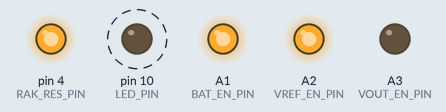
This sketch was run on a simulated Arduino Uno, built with avr-gcc and run on an emulated ATmega328P. Shown: output pins drawn as LEDs (lit = HIGH). Dashed ring = blinking.

Above: at 0.1 s.
Timing chart, 0 to 3.0 s (numbered marks = the images above):
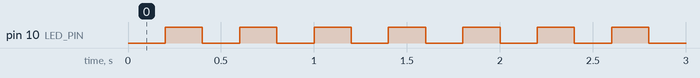

The sketch:

blinky.ino
```cpp
#include <avr/wdt.h>
#include <avr/power.h>
#include "LowPower.h"
#include <AltSoftSerial.h>
#include <EEPROM.h>
#include <CayenneLPP.h>
//#include <stdlib.h>

const uint8_t DIG_PIN[4]    = {3, 2, 0, 1};   // PD0/SCL/INT0, PD1/SDA/INT1, PD2/RXD1/INT2, PD3/TXD1/INT3
const uint8_t RAK_RES_PIN   = 4;   // PD4/ADC8
const uint8_t LED_PIN       = 10;  // PB6/ADC13/PCINT6
const uint8_t BAT_PIN       = A0;  // PF7/ADC7
const uint8_t BAT_EN_PIN    = A1;  // PF6/ADC6
const uint8_t VREF_EN_PIN   = A2;  // PF5/ADC5
const uint8_t VOUT_EN_PIN   = A3;  // PF4/ADC4

void setup() {
  setPins();
}
void loop() {
  digitalWrite(LED_PIN, LOW);
  delay(200);
  digitalWrite(LED_PIN, HIGH);
  delay(200);
}
void setPins() {
  for (uint8_t ch = 0; ch < 4 ; ch++) {
    pinMode(DIG_PIN[ch], INPUT);
  }
  pinMode(RAK_RES_PIN, OUTPUT);
  pinMode(LED_PIN, OUTPUT);
  pinMode(BAT_PIN, INPUT);
  pinMode(BAT_EN_PIN, OUTPUT);
  pinMode(VREF_EN_PIN, OUTPUT);
  pinMode(VOUT_EN_PIN, OUTPUT);

  digitalWrite(RAK_RES_PIN, HIGH);
  digitalWrite(LED_PIN, HIGH);
  digitalWrite(BAT_EN_PIN, HIGH);
  digitalWrite(VREF_EN_PIN, HIGH);
  digitalWrite(VOUT_EN_PIN, LOW);
}
/*
float BatVolt, BatVoltPrev;
volatile bool isAlarm;
bool isPowerUp;
const uint8_t batEnDly = 1, batSampDly = 1, batSampNum = 3, digDebounce = 10;
uint16_t minuteRead;
const unsigned long wdtMs30000 = 30000, wdtMs100 = 100;

struct Conf {
  uint16_t read_t;
  float bat_lo_v;
  uint8_t dig_int[4];
};

Conf conf;
AltSoftSerial rakSerial;
CayenneLPP lpp(51);

void setup() {
  setPins();
  setPeripheral();
  analogReference(INTERNAL);
  loadConf();
  Serial.begin(115200);
  while (!Serial);
  rakSerial.begin(9600);
  flashLed3();
  delay(5000);
  if (USBSTA >> VBUS & 1) {
    setUsb();
  }
  readAll();
  atRakClrSerial();
  atRakJoinOtaa();
  uplink();
}
void loop() {
  for (uint8_t ii = 0; ii < 8 ; ii++) {
    sleepAndWake();
    if (isAlarm) {
      delay(digDebounce);
      uplink();
    }
  }
  minuteRead++;
  if (minuteRead >= conf.read_t) {
    minuteRead = 0;
    readAll();
    if (isAlarm) {
      uplink();
    }
  }
}
void sleepAndWake() {
  for (uint8_t ch = 0; ch < 4 ; ch++) {
    if (conf.dig_int[ch]) {
      attachInterrupt(digitalPinToInterrupt(DIG_PIN[ch]), wakeUp, conf.dig_int[ch]);
    }
  }
  LowPower.powerDown(SLEEP_8S, ADC_OFF, BOD_OFF); ///??????????????????????????????? BOD_OFF
  for (uint8_t ch = 0; ch < 4 ; ch++) {
    if (conf.dig_int[ch]) {
      detachInterrupt(digitalPinToInterrupt(DIG_PIN[ch]));
    }
  }
}
void uplink() {
  isAlarm = false;
  minuteRead = 0;
  lpp.reset();
  lpp.addAnalogInput(0, BatVolt);
  for (uint8_t ch = 0; ch < 4 ; ch++) {
    if (conf.dig_int[ch]) {
      lpp.addDigitalInput(ch + 1, digitalRead(DIG_PIN[ch]));
    }
  }
  if (!isPowerUp) {
    isPowerUp = true;
    lpp.addAnalogOutput(30, 0);
  }
  atRakWake();
  atRakSend(lpp.getBuffer());
  atRakSleep();
}
void readAll() {
  wdt_enable(WDTO_8S);
  wdt_reset();
  readBatVolt();
  calcBatAlarm();
}
void readBatVolt() {
  power_adc_enable();
  digitalWrite(BAT_EN_PIN, LOW);
  delay(batEnDly);
  uint16_t samples[batSampNum];
  uint8_t ii;
  for (ii = 0; ii < batSampNum; ii++) {
    samples[ii] = analogRead(BAT_PIN);
    delay(batSampDly);
  }
  digitalWrite(BAT_EN_PIN, HIGH);
  power_adc_disable();
  BatVolt = 0;
  for (ii = 0; ii < batSampNum; ii++) {
    BatVolt += samples[ii];
  }
  BatVolt /= batSampNum;
  BatVolt = ( BatVolt / 1023 ) * 3.6;
}
void calcBatAlarm() {
  if (BatVolt <= conf.bat_lo_v) {
    if (BatVoltPrev > conf.bat_lo_v) {
      isAlarm = true;
    }
  } else {
    if (BatVoltPrev <= conf.bat_lo_v) {
      isAlarm = true;
    }
  }
  BatVoltPrev = BatVolt;
}
void setPins() {
  for (uint8_t ch = 0; ch < 4 ; ch++) {
    pinMode(DIG_PIN[ch], INPUT);
  }
  pinMode(RAK_RES_PIN, OUTPUT);
  pinMode(LED_PIN, OUTPUT);
  pinMode(BAT_PIN, INPUT);
  pinMode(BAT_EN_PIN, OUTPUT);
  pinMode(VREF_EN_PIN, OUTPUT);
  pinMode(VOUT_EN_PIN, OUTPUT);

  digitalWrite(RAK_RES_PIN, HIGH);
  digitalWrite(LED_PIN, HIGH);
  digitalWrite(BAT_EN_PIN, HIGH);
  digitalWrite(VREF_EN_PIN, HIGH);
  digitalWrite(VOUT_EN_PIN, LOW);
}
void setPeripheral() {
  digitalWrite(RAK_RES_PIN, LOW);
  delay(10);
  digitalWrite(RAK_RES_PIN, HIGH);
}
void loadConf() {
  EEPROM.get(0, conf);
  if (conf.read_t < 1) {
    conf.read_t = 1;
  }
}
void setUsb() {
  String str;
  while (true) {
    if (Serial.available()) {
      const char chrUsb = (char)Serial.read();
      str += chrUsb;
      if (chrUsb == '\n') {
        str.trim();
        if (str.startsWith(F("at"))) {
          rakSerial.println(str);
        } else if (str.startsWith(F("read_t"))) {
          if (str.indexOf(F("=")) >= 0) {
            str.replace(F("read_t="), "");
            conf.read_t = str.toInt();
            EEPROM.put(0, conf);
            Serial.println(F("OK"));
          } else {
            Serial.print(F("OK"));
            Serial.println(conf.read_t);
          }
        } else if (str.startsWith(F("bat_lo_v"))) {
          if (str.indexOf(F("=")) >= 0) {
            str.replace(F("bat_lo_v="), "");
            conf.bat_lo_v = str.toFloat();
            EEPROM.put(0, conf);
            Serial.println(F("OK"));
          } else {
            Serial.print(F("OK"));
            Serial.println(conf.bat_lo_v);
          }
        } else if (str.startsWith(F("dig_int_1"))) {
          if (str.indexOf(F("=")) >= 0) {
            str.replace(F("dig_int_1="), "");
            conf.dig_int[0] = str.toInt();
            EEPROM.put(0, conf);
            Serial.println(F("OK"));
          } else {
            Serial.print(F("OK"));
            Serial.println(conf.dig_int[0]);
          }
        } else if (str.startsWith(F("dig_int_2"))) {
          if (str.indexOf(F("=")) >= 0) {
            str.replace(F("dig_int_2="), "");
            conf.dig_int[1] = str.toInt();
            EEPROM.put(0, conf);
            Serial.println(F("OK"));
          } else {
            Serial.print(F("OK"));
            Serial.println(conf.dig_int[1]);
          }
        } else if (str.startsWith(F("dig_int_3"))) {
          if (str.indexOf(F("=")) >= 0) {
            str.replace(F("dig_int_3="), "");
            conf.dig_int[2] = str.toInt();
            EEPROM.put(0, conf);
            Serial.println(F("OK"));
          } else {
            Serial.print(F("OK"));
            Serial.println(conf.dig_int[2]);
          }
        } else if (str.startsWith(F("dig_int_4"))) {
          if (str.indexOf(F("=")) >= 0) {
            str.replace(F("dig_int_4="), "");
            conf.dig_int[3] = str.toInt();
            EEPROM.put(0, conf);
            Serial.println(F("OK"));
          } else {
            Serial.print(F("OK"));
            Serial.println(conf.dig_int[3]);
          }
        }
        str = "";
      }
    }
    if (rakSerial.available()) {
      const char chrSerial = (char)rakSerial.read();
      Serial.print(chrSerial);
    }
  }
}
void atRakClrSerial() {
  String str;
  while (rakSerial.available()) {
    const char inChar = (char)rakSerial.read();
  }
  rakSerial.println(F("at"));
  str = RakReadLine(wdtMs30000);
}
void atRakJoinOtaa() {
  rakSerial.println(F("at+join=otaa"));
  String str;
  str = RakReadLine(wdtMs30000);
  if (!str.endsWith(F("OK"))) {
    resetMe();
  }
  str = RakReadLine(wdtMs30000);
  if (!str.endsWith(F("3,0,0"))) {
    resetMe();
  }
}
void atRakSend(String str) {
  flashLed();
  str = "at+send=0,1," + str;
  rakSerial.println(str);
  str = RakReadLine(wdtMs30000);
  if (!str.endsWith(F("OK"))) {
    resetMe();
  }
  str = RakReadLine(wdtMs30000);
  if (!str.endsWith(F("2,0,0"))) {
    resetMe();
  }
  str = RakReadLine(wdtMs100);
  if (str.endsWith(F("ff"))) {
    str.replace("ff", "");
    const uint8_t i = str.lastIndexOf(',');
    str = str.substring(i + 1);
    lppDownlinkDec(str);
    EEPROM.put(0, conf);
  }
}
void lppDownlinkDec(String str) {
  char buf[6];
  str.substring(0, 2).toCharArray(buf, sizeof(buf));
  const uint8_t downCh = strtol(buf, NULL, 0);
  str.substring(2).toCharArray(buf, sizeof(buf));
  str = strtol(buf, NULL, 0);
  const uint8_t confKey = str.substring(str.length() - 2).toInt();
  const uint16_t confValue = str.substring(0, str.length() - 2).toInt();
  const uint8_t digOutValue = strtol(buf, NULL, 0);
  if (downCh == 30) {
    if (confKey == 1) {
      conf.read_t = confValue;
    } else if (confKey == 2) {
      conf.bat_lo_v = confValue;
    } else if (confKey == 3) {
      conf.dig_int[0] = confValue;
    } else if (confKey == 4) {
      conf.dig_int[1] = confValue;
    } else if (confKey == 5) {
      conf.dig_int[2] = confValue;
    } else if (confKey == 6) {
      conf.dig_int[3] = confValue;
    }
    EEPROM.put(0, conf);
    resetMe();
  }
}
void atRakWake() {
  rakSerial.println(F("w"));
  String str;
  str = RakReadLine(wdtMs30000);
  if (!str.endsWith(F("8,0,0"))) {
    resetMe();
  }
}
void atRakSleep() {
  rakSerial.println(F("at+sleep"));
  String str;
  str = RakReadLine(wdtMs30000);
  if (!str.endsWith(F("OK"))) {
    resetMe();
  }
}
String RakReadLine(const unsigned long wdtMs) {
  String str;
  unsigned long startMs = millis();
  while ((unsigned long)(millis() - startMs) < wdtMs) {
    while (rakSerial.available()) {
      const char inChar = (char)rakSerial.read();
      str += inChar;
      if (inChar == '\n') {
        str.trim();
        return str;
      }
    }
    wdt_reset();
  }
  str = "";
  if (wdtMs == wdtMs30000) {
    resetMe();
  }
}
void resetMe() {
  wdt_enable(WDTO_15MS);
  while(true);
}
void wakeUp() {
  isAlarm = true;
}
void flashLed() {
  digitalWrite(LED_PIN, LOW);
  delay(50);
  digitalWrite(LED_PIN, HIGH);
}
void flashLed3() {
  for (uint8_t ii = 0; ii < 3; ii++) {
    digitalWrite(LED_PIN, LOW);
    delay(50);
    digitalWrite(LED_PIN, HIGH);
    delay(200);
  }
}
*/
```

Measured:
- by itself, pin 10 (LED_PIN): alternates HIGH for 0.20 s and LOW for 0.20 s
